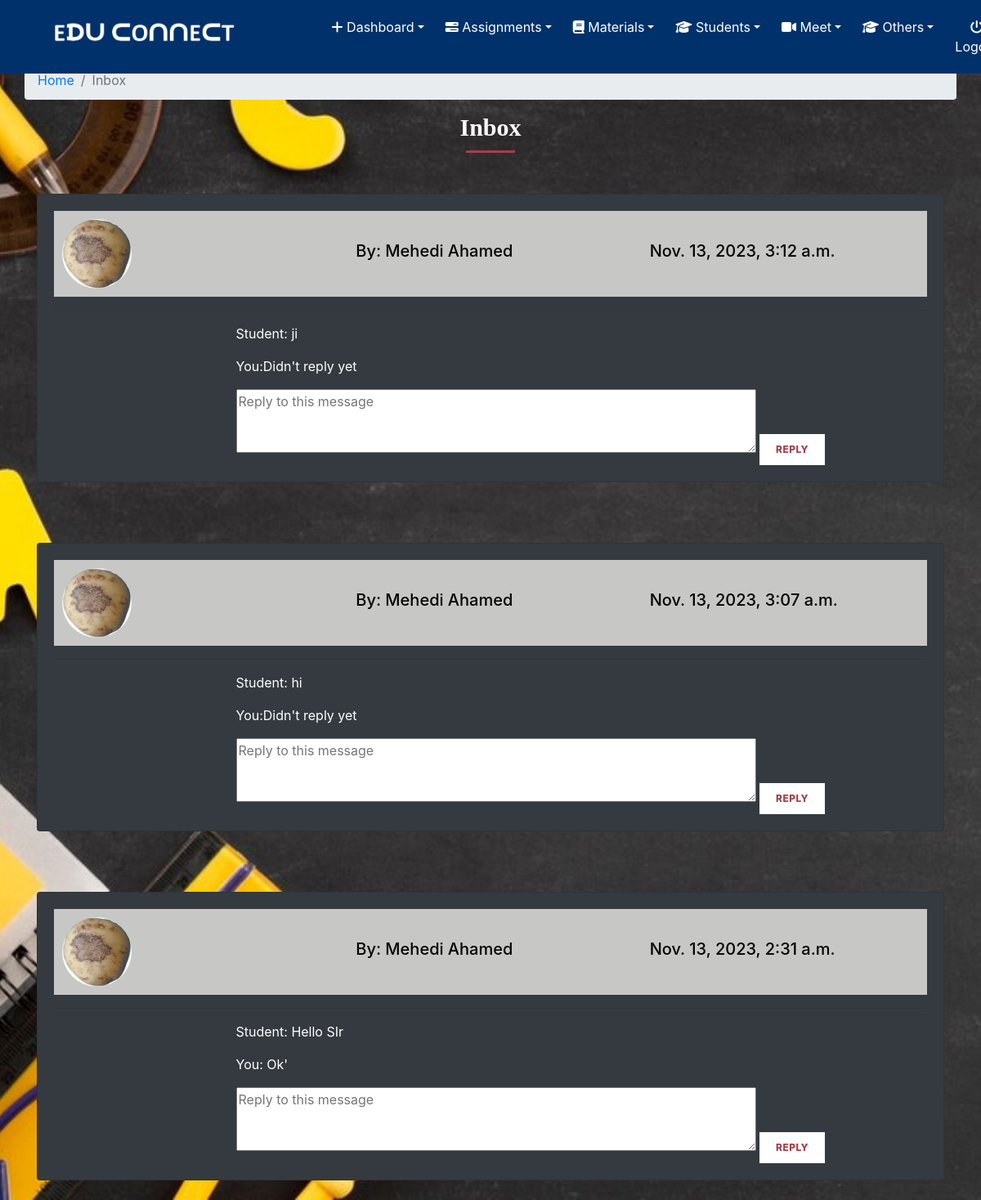
/classroom/teacher/1/messages_list (signed in), run on the app's committed database.
### classroom/models.py (models this page shows, shortened)
class MessageToTeacher(models.Model):
    student = models.ForeignKey(Student, related_name='student', on_delete=models.CASCADE)
    teacher = models.ForeignKey(Teacher, related_name='messages', on_delete=models.CASCADE)
    created_at = models.DateTimeField(auto_now=True)
    message = models.TextField()
    message_html = models.TextField(editable=False)
    reply = models.TextField(blank=True, null=True)
    class Meta:
        ordering = ['-created_at']
        unique_together = ['student', 'message']

class Student(models.Model):
    user = models.OneToOneField(User, on_delete=models.CASCADE, primary_key=True, related_name='Student')
    name = models.CharField(max_length=250)
    roll_no = models.CharField(max_length=50)
    email = models.EmailField(max_length=254)
    phone = models.IntegerField()
    student_profile_pic = models.ImageField(upload_to="classroom/student_profile_pic", blank=True)
    class Meta:
        ordering = ['roll_no']

### classroom/views.py (the view)
@login_required
def messages_list(request,pk):
    teacher = get_object_or_404(models.Teacher,pk=pk)
    return render(request,'classroom/messages_list.html',{'teacher':teacher})

### template/classroom/messages_list.html (shortened to what this page needs)
{% extends 'classroom/base.html' %}
{% load static %}
{% block content %}
<div class="container ">
		<div class="row">
            <ol class="col-12 breadcrumb">
                <li class="breadcrumb-item"><a href="{% url 'home' %}">Home</a></li>
                <li class="breadcrumb-item active">Inbox</li>
            </ol>
        </div>
       <div class="section-heading">
            <h2 style="font-size: 30px;  font-family: 'Comic Sans MS', cursive;">Inbox</h2>
            <div class="line-dec"></div>
          </div>
 {% if teacher.messages.count == 0 %}
  <h2 class=" text-center">No messages yet.</h2>
  {% else %}
  {% for mssg in teacher.messages.all %}
  <div class="notice">
  <div class="row">
    <div class="col-12 col-md-12">
<div class="card card-body bg-dark">
      <div class="notice-details">
        <div class="row align-items-center">
        <div class="col-2">
{% if mssg.student.student_profile_pic %}
        <img src="{{ mssg.student.student_profile_pic.url }}" class="notice-img">
        {% else %}
        <img src="{% static 'images/s_profile.png' %}" class="notice-img">
        {% endif %}
        </div>
<div class="offset-2 col-8">
    <div class="row">
        <div class="col-md-6">
          <h5>By: {{ mssg.student.name }}</h5>
        </div>
        <div class="col-md-6">
          <h5>{{ mssg.created_at }}</h5>
        </div>
        </div>
 </div>
  </div>
        </div>
        <hr>
         <div class="message-reply-form">
          <p class="text-white">
            &emsp14;&emsp14;&emsp14;&emsp14;&emsp14;&emsp14;&emsp14;&emsp14;&emsp14;&emsp14;
            &emsp14;&emsp14;&emsp14;&emsp14;&emsp14;&emsp14;&emsp14;&emsp14;&emsp14;&emsp14;
            &emsp14;&emsp14;&emsp14;&emsp14;&emsp14;&emsp14;&emsp14;&emsp14;&emsp14;&emsp14;
            &emsp14;&emsp14;&emsp14;&emsp14;&emsp14;&emsp14;&emsp14;&emsp14;&emsp14;&emsp14;
            &emsp14;&emsp14;&emsp14;&emsp14;&emsp14;&emsp14;&emsp14;&emsp14;&emsp14;&emsp14;
            Student: {{ mssg.message_html|safe }}</p>
          {% if mssg.reply %}
          <p class="text-white">
            &emsp14;&emsp14;&emsp14;&emsp14;&emsp14;&emsp14;&emsp14;&emsp14;&emsp14;&emsp14;
            &emsp14;&emsp14;&emsp14;&emsp14;&emsp14;&emsp14;&emsp14;&emsp14;&emsp14;&emsp14;
            &emsp14;&emsp14;&emsp14;&emsp14;&emsp14;&emsp14;&emsp14;&emsp14;&emsp14;&emsp14;
            &emsp14;&emsp14;&emsp14;&emsp14;&emsp14;&emsp14;&emsp14;&emsp14;&emsp14;&emsp14;
            &emsp14;&emsp14;&emsp14;&emsp14;&emsp14;&emsp14;&emsp14;&emsp14;&emsp14;&emsp14;
            You: {{ mssg.reply|safe }}</p>
      {% else %}
          <p class="text-white">
            &emsp14;&emsp14;&emsp14;&emsp14;&emsp14;&emsp14;&emsp14;&emsp14;&emsp14;&emsp14;
            &emsp14;&emsp14;&emsp14;&emsp14;&emsp14;&emsp14;&emsp14;&emsp14;&emsp14;&emsp14;
            &emsp14;&emsp14;&emsp14;&emsp14;&emsp14;&emsp14;&emsp14;&emsp14;&emsp14;&emsp14;
            &emsp14;&emsp14;&emsp14;&emsp14;&emsp14;&emsp14;&emsp14;&emsp14;&emsp14;&emsp14;
            &emsp14;&emsp14;&emsp14;&emsp14;&emsp14;&emsp14;&emsp14;&emsp14;&emsp14;&emsp14;
            You:Didn't reply yet</p>
      {% endif %}
          <form method="post" action="{% url 'classroom:reply_to_message' %}">
                <textarea name="reply_text" placeholder="Reply to this message" rows="3" cols="60"></textarea>
                <button type="submit">Reply</button>
            </form>
        </div>
        </div>
    </div>
  </div>
  </div>
  <br>
  {% endfor %}
  {% endif %}
</div>
{% endblock %}

### static/css/base.css (style rules this page uses)
.active { display: block; }
.notice { margin-top: 50px; }
.notice .notice-details { background: #c7c7c5; padding: 10px; color: black; }
.notice .notice-img { width:85px; height:85px; border-radius: 50%; }
.section-heading { text-align: center; }
.section-heading h2 { font-size: 32px; font-weight: 700; color: #fff; }
.section-heading .line-dec { width: 60px; height: 3px; background-color: #a43f49; margin: 10px auto; }
.bg { height: 100%; width:100%; background-attachment: fixed; background-position: center; background-repeat: no-repeat; background-size: cover; }
button { display: inline-block; padding: 10px 20px; background-color: #fff; color: #a43f49; font-size: 12px; font-weight: 800; letter-spacing: 0.5px; text-transform: uppercase; transition: all 0.5s; border: none; outline: none; cursor: pointer; }

### data on the page
MessageToTeacher: student.student_profile_pic (picture), student.name "Mehedi Ahamed", created_at "Nov. 13, 2023, 3:12 a.m.", message_html "ji", shows "You:Didn't reply yet"
MessageToTeacher: student.student_profile_pic (picture), student.name "Mehedi Ahamed", created_at "Nov. 13, 2023, 3:07 a.m.", message_html "hi", shows "You:Didn't reply yet"
MessageToTeacher: student.student_profile_pic (picture), student.name "Mehedi Ahamed", created_at "Nov. 13, 2023, 2:31 a.m.", message_html "Hello SIr", reply "Ok'"
